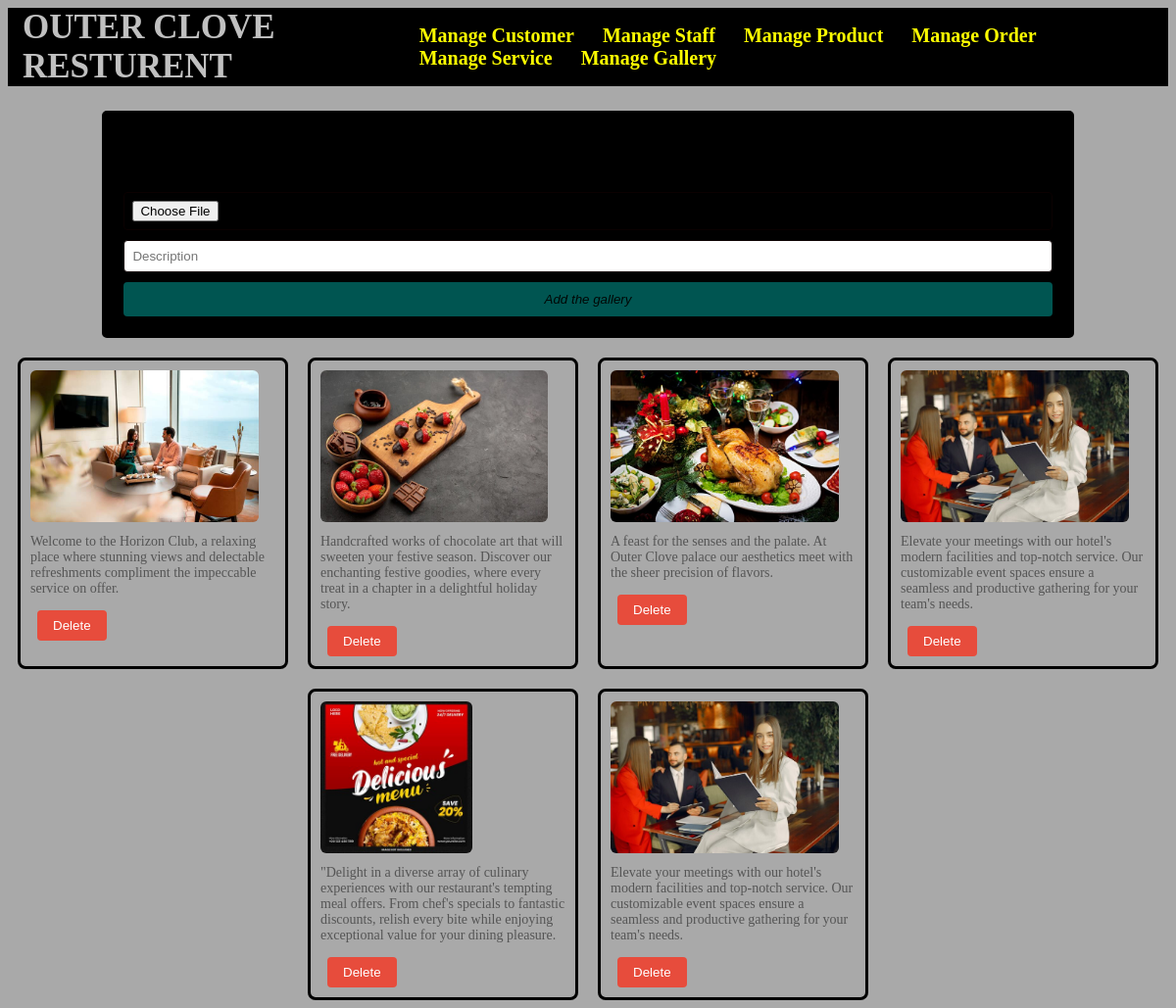
Screenshot of /Admin/manage_gallery.php with the database file from the repository.
### tables this page shows
CREATE TABLE `gallery` (
  `id` int(10) NOT NULL,
  `gallery_image` varchar(225) NOT NULL,
  `gallery_discrition` varchar(225) NOT NULL
);

### Admin/manage_gallery.php (the view, shortened to what this page needs)
<?php
include './admin_dashboard.php';
$database = new connection();
try {
   $conn = $database->getConnection();
   $select_sql = "SELECT * FROM gallery";
   $stmt = $conn->prepare($select_sql);
   $stmt->execute();
   $gallery_s = $stmt->fetchAll(PDO::FETCH_ASSOC);
} catch (PDOException $e) {
   echo 'Error: ' . $e->getMessage();
}
?>
<section class="add_product">
   <form action="./manage_galleryadd.php" method="post" class="add-product-form" enctype="multipart/form-data">
      <h3>ADD A NEW GALLERY</h3>
      <input type="file" name="gallery_image" accept="image/png, image/jpg, image/jpeg" class="box" required>
      <input type="text" name="gallery_discrition" placeholder="Description" class="box" require>
      <input type="submit" value="Add the gallery" name="add_gallery" class="btn">
   </form>
</section>
<section class="view-gallery">
   <div class="product-cards">
      <?php
      foreach ($gallery_s as $gallery) {
         echo '<div class="product-card">';
         if (!empty($gallery['gallery_image'])) {
            echo '<img style="height:155px;" src="' . $gallery['gallery_image'] . '">';
         } else {
            echo '<img style="height: 155px; width: auto; max-width: 100%;" src="../uploaded_img/no_img.jpg">';
         }
         echo '<p>' . $gallery['gallery_discrition'] . '</p>';
         echo '<div class="card-footer">';
         echo '<form action="./gallery_delete.php" method="post" class=a"card_form">';
         echo '<button type="submit" class="delete-btn">Delete</button>';
         echo '</form>';
         echo '</div>';
         echo '</div>';
      }
      ?>
   </div>
</section>
</body>
</html>

### Admin/admin_dashboard.php (shortened to what this page needs)
<!DOCTYPE html>
<html lang="en">
<head>
    <link rel = "stylesheet" href="../Styles/adminnav.css">
    <link rel="stylesheet" href="../Styles/man_gallery.css">
    <link rel="stylesheet" href="../Styles/user_table.css">
</head>
<body>
    <nav class="navbar">
      <div class="navdiv">
        <div class="logo"><a href="#">OUTER CLOVE RESTURENT</a></div>
      <ul>
            <li><a href="./show_allcustomers.php">Manage Customer</a></li>
            <li><a href="./manage_staff.php">Manage Staff</a></li>
            <li><a href="./manage_item.php">Manage Product</a></li>
            <li><a href="./manage_order.php">Manage Order</a></li>
            <li><a href="./manage_service.php">Manage Service</a></li>
            <li><a href="./manage_gallery.php">Manage Gallery</a></li>
          </ul>
          </div>
</nav>
</body>
</html>

### Styles/adminnav.css (style rules this page uses)
* { text-decoration:none; }
.navbar { background: black; font-family: Cambria, Cochin, Georgia, Times, 'Times New Roman', serif; padding-right: 15px; padding-left: 15px; width: 100; }
.navdiv { display: flex; align-items: center; justify-content: space-between; }
.logo a { font-size: 35px; font-weight: 600; color: rgb(192, 192, 192); font-style: normal; }
li { list-style: none; display: inline-block; }
li a { color: yellow; font-size: 20px; font-weight: bold; margin-right: 25px; font-style: inherit; }

### Styles/man_gallery.css (style rules this page uses)
.add_product { margin-top: 25px; height: 50% }
body { background-color: darkgray; }
.add-product-form { max-width: 80%; ; margin: 0 auto; padding: 20px; border: 2px solid black; border-radius: 5px; background-color: black; }
.add-product-form h3 { text-align: center; margin-bottom: 20px; font-style: inherit; }
.box { width: 100%; margin-bottom: 10px; padding: 8px; border: 1px solid #0b0101; border-radius: 4px; box-sizing: border-box; }
.btn { width: 100%; padding: 10px; border: none; border-radius: 4px; background-color: #00fff255; color: rgb(1, 8, 6); cursor: pointer; font-style: italic; }
.product-cards, .gallery-cards { display: flex; flex-wrap: wrap; gap: 20px; justify-content: center; margin-top: 20px; }
.product-card, .gallery-card { border: 3px solid black; border-radius: 8px; padding: 10px; width: 250px; }
.product-card img { max-width: 100%; height: auto; border-radius: 6px; }
.product-card p { margin-top: 8px; font-size: 14px; color: #555; }
.card-footer { display: flex; justify-content: space-between; align-items: center; margin-top: 10px; }
.edit-btn, .delete-btn { padding: 8px 16px; border: none; border-radius: 4px; cursor: pointer; transition: background-color 0.3s ease; }
.delete-btn { background-color: #e74c3c; position: relative; width: 100%; color: #fff; }

### Styles/user_table.css (style rules this page uses)
button { padding: 8px 16px; background-color: rgba(222, 32, 32, 0.854); color: white; border: none; border-radius: 4px; cursor: pointer; transition: background-color 0.3s ease; width: 80%; margin-left: 10%; }

### rows the page displays
gallery: gallery_image (picture), gallery_discrition "Welcome to the Horizon Club, a relaxing place where stunning views and delectable refreshments compliment the impeccable service on offer."
gallery: gallery_image (picture), gallery_discrition "Handcrafted works of chocolate art that will sweeten your festive season. Discover our enchanting festive goodies, where every treat in a chapter in a delightful holiday story."
gallery: gallery_image (picture), gallery_discrition "A feast for the senses and the palate. At Outer Clove palace our aesthetics meet with the sheer precision of flavors."
gallery: gallery_image (picture), gallery_discrition "Elevate your meetings with our hotel's modern facilities and top-notch service. Our customizable event spaces ensure a seamless and productive gathering for your team's needs."
gallery: gallery_image (picture), gallery_discrition "\"Delight in a diverse array of culinary experiences with our restaurant's tempting meal offers. From chef's specials to fantastic discounts, relish every bite while enjoying exceptional value for your dining pleasure."
gallery: gallery_image (picture), gallery_discrition "Elevate your meetings with our hotel's modern facilities and top-notch service. Our customizable event spaces ensure a seamless and productive gathering for your team's needs."
